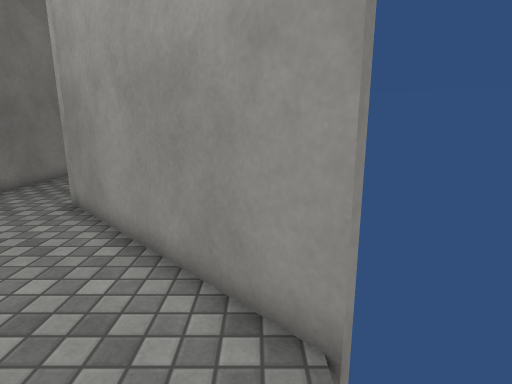
View 1 (above)

12 first-person views from a walk through a 3-D level made in the Unity game engine. The camera is 1.4 m above the floor, tilts 12° down and sees 80° across. The floor is counted in squares, 0.5 m on a side. Each view is taken from the middle of a square. On the plan, view 1 faces up. The plan holds only what a view shows up to about 20 squares ahead; the rest is blank. The place goes on beyond the plan. Surface patterns are stand-ins for the level's own textures.

View 2
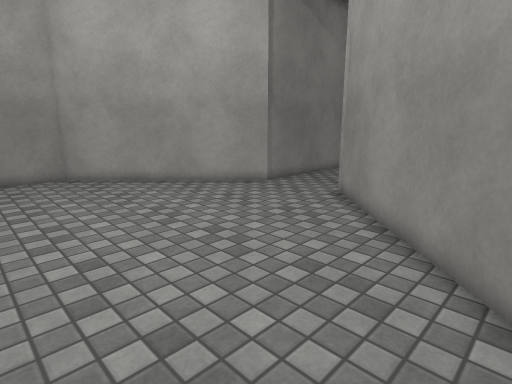

View 3
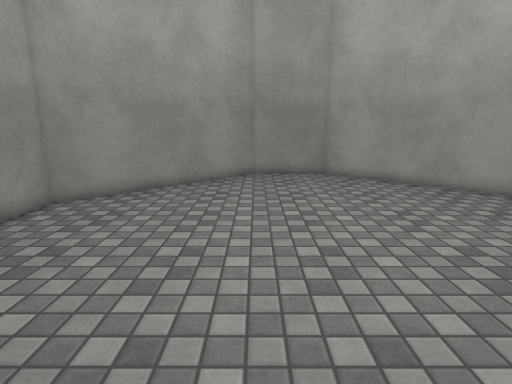

View 4
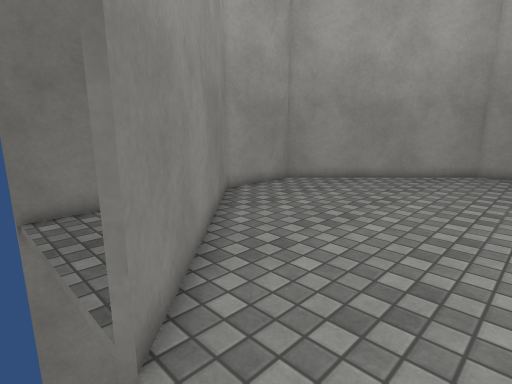

View 5
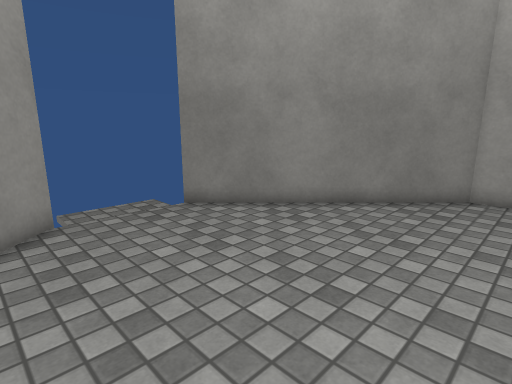

View 6
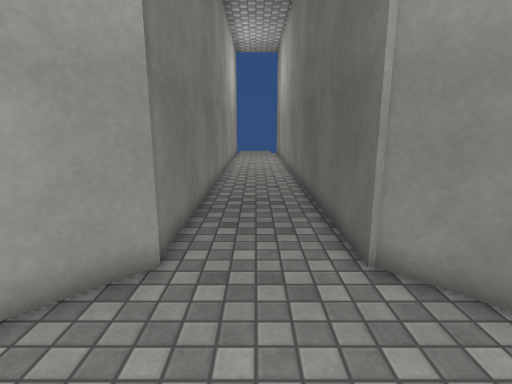

View 7
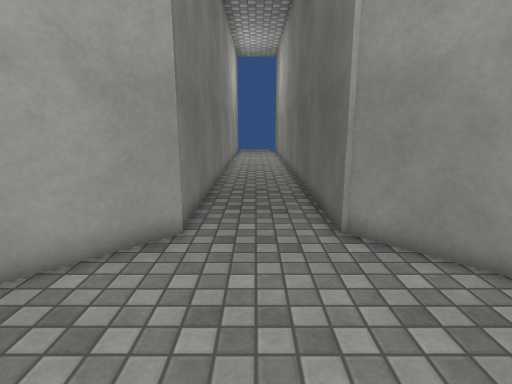

View 8
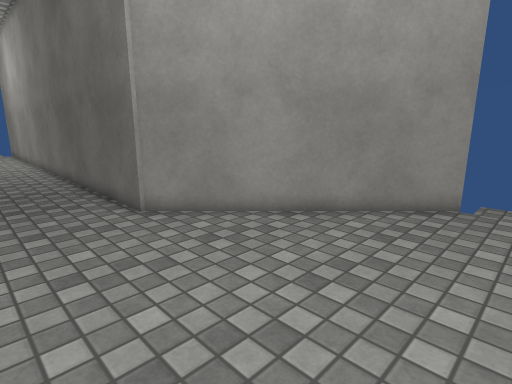

View 9
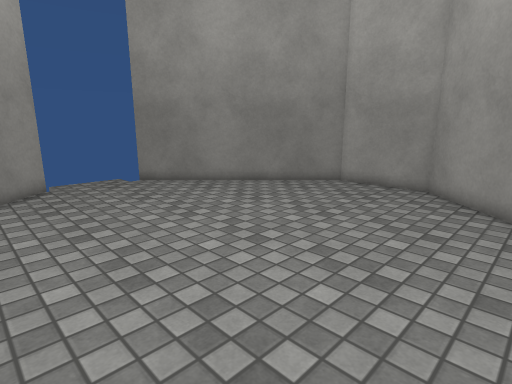

View 10
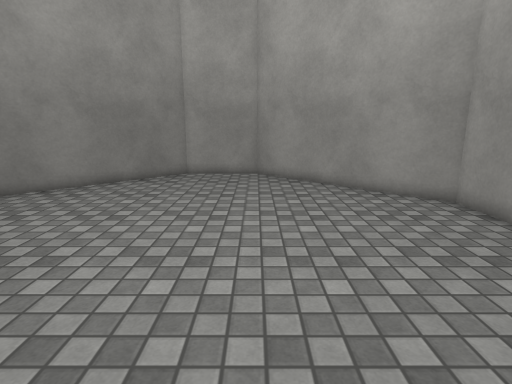

View 11
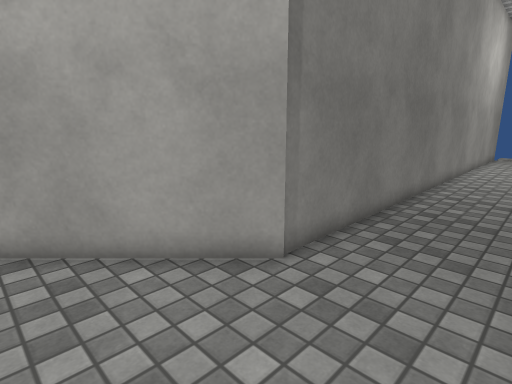

View 12
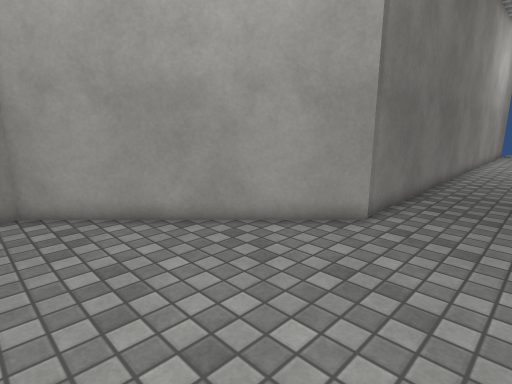

### Floor plan
Points are (right, up) in squares from view 1. A wall is a line through its corners. A room is listed if a view was taken in it or the views show most of it. See-through windows are left out.
Room 1 (views 1, 2, 3, 4, 5, 6, 7, 8, 9, 10, 11, 12)
walls: (1.1, 3.2) (-6.7, 10.9) (-6.7, 21.5); (-11.1, 21.5) (-11.1, 10.7) (-18.5, 3.2) (-18.5, -1.2) (-11.1, -8.7) (-6.8, -8.7) (0.9, -1)

Where each view was taken, in squares from view 1:
view 1: 0 up, 0 right, facing up
view 2: 1 down, 0 right, facing up-left
view 3: 1 down, 0 right, facing left
view 4: 2 up, 2 right, facing down-left
view 5: 5 up, 9 left, facing down-right
view 6: 5 up, 9 left, facing up
view 7: 3 up, 9 left, facing up
view 8: 1 up, 11 left, facing up-right
view 9: 6 up, 15 left, facing down-right
view 10: 10 up, 11 left, facing down
view 11: 6 up, 7 left, facing up-left
view 12: 2 up, 7 left, facing up-left
